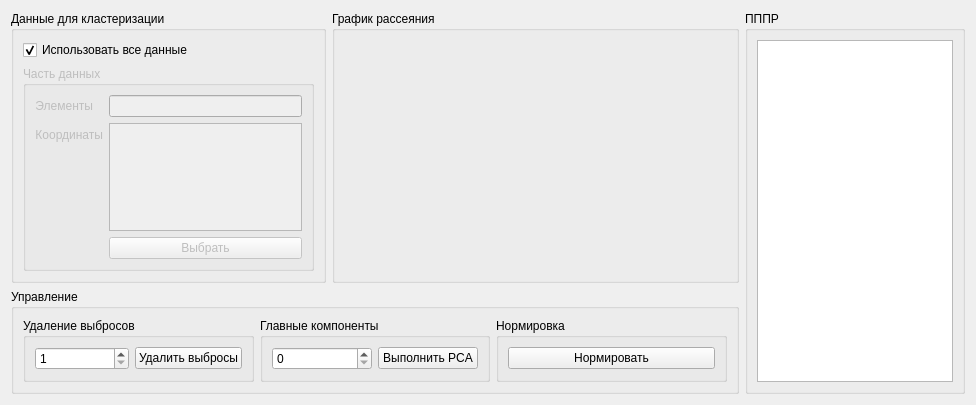
<?xml version="1.0" encoding="UTF-8"?>
<ui version="4.0">
 <class>Form</class>
 <widget class="QWidget" name="Form">
  <property name="geometry">
   <rect>
    <x>0</x>
    <y>0</y>
    <width>976</width>
    <height>405</height>
   </rect>
  </property>
  <property name="windowTitle">
   <string>Form</string>
  </property>
  <layout class="QGridLayout" name="gridLayout">
   <item row="0" column="0">
    <widget class="QGroupBox" name="groupBox_3">
     <property name="maximumSize">
      <size>
       <width>315</width>
       <height>16777215</height>
      </size>
     </property>
     <property name="title">
      <string>Данные для кластеризации</string>
     </property>
     <layout class="QVBoxLayout" name="verticalLayout">
      <item>
       <widget class="QCheckBox" name="cb_use_all">
        <property name="text">
         <string>Использовать все данные</string>
        </property>
        <property name="checked">
         <bool>true</bool>
        </property>
       </widget>
      </item>
      <item>
       <widget class="QGroupBox" name="gb_choose_data">
        <property name="enabled">
         <bool>false</bool>
        </property>
        <property name="title">
         <string>Часть данных</string>
        </property>
        <layout class="QFormLayout" name="formLayout">
         <item row="0" column="0">
          <widget class="QLabel" name="label">
           <property name="text">
            <string>Элементы</string>
           </property>
           <property name="alignment">
            <set>Qt::AlignRight|Qt::AlignTrailing|Qt::AlignVCenter</set>
           </property>
          </widget>
         </item>
         <item row="0" column="1">
          <widget class="QLineEdit" name="le_element_numbers">
           <property name="toolTip">
            <string>Например, &quot;3-20, 5, 7&quot;</string>
           </property>
          </widget>
         </item>
         <item row="2" column="1">
          <widget class="QListView" name="lv_coordinates"/>
         </item>
         <item row="2" column="0">
          <widget class="QLabel" name="label_2">
           <property name="text">
            <string>Координаты</string>
           </property>
           <property name="alignment">
            <set>Qt::AlignRight|Qt::AlignTrailing|Qt::AlignVCenter</set>
           </property>
          </widget>
         </item>
         <item row="3" column="1">
          <widget class="QPushButton" name="pb_select">
           <property name="text">
            <string>Выбрать</string>
           </property>
          </widget>
         </item>
        </layout>
       </widget>
      </item>
     </layout>
    </widget>
   </item>
   <item row="0" column="1">
    <widget class="QGroupBox" name="groupBox">
     <property name="title">
      <string>График рассеяния</string>
     </property>
     <layout class="QVBoxLayout" name="verticalLayout_4">
      <item>
       <layout class="QVBoxLayout" name="scatter_plot_layout"/>
      </item>
     </layout>
    </widget>
   </item>
   <item row="1" column="0" colspan="2">
    <widget class="QGroupBox" name="groupBox_4">
     <property name="title">
      <string>Управление</string>
     </property>
     <layout class="QHBoxLayout" name="horizontalLayout">
      <item>
       <widget class="QGroupBox" name="groupBox_5">
        <property name="title">
         <string>Удаление выбросов</string>
        </property>
        <layout class="QHBoxLayout" name="horizontalLayout_2">
         <item>
          <widget class="QSpinBox" name="noise_amount">
           <property name="toolTip">
            <string>Примерное число выбросов (в процентах)</string>
           </property>
           <property name="minimum">
            <number>1</number>
           </property>
          </widget>
         </item>
         <item>
          <widget class="QPushButton" name="remove_noise_pb">
           <property name="text">
            <string>Удалить выбросы</string>
           </property>
          </widget>
         </item>
        </layout>
       </widget>
      </item>
      <item>
       <widget class="QGroupBox" name="groupBox_6">
        <property name="title">
         <string>Главные компоненты</string>
        </property>
        <layout class="QHBoxLayout" name="horizontalLayout_3">
         <item>
          <widget class="QSpinBox" name="pc_amount">
           <property name="toolTip">
            <string>Число главных компонент</string>
           </property>
           <property name="minimum">
            <number>0</number>
           </property>
           <property name="value">
            <number>0</number>
           </property>
          </widget>
         </item>
         <item>
          <widget class="QPushButton" name="pca_pb">
           <property name="toolTip">
            <string>Перейти к главным компонентам</string>
           </property>
           <property name="text">
            <string>Выполнить PCA</string>
           </property>
          </widget>
         </item>
        </layout>
       </widget>
      </item>
      <item>
       <widget class="QGroupBox" name="groupBox_7">
        <property name="title">
         <string>Нормировка</string>
        </property>
        <layout class="QHBoxLayout" name="horizontalLayout_4">
         <item>
          <widget class="QPushButton" name="normalize_pb">
           <property name="text">
            <string>Нормировать</string>
           </property>
          </widget>
         </item>
        </layout>
       </widget>
      </item>
     </layout>
    </widget>
   </item>
   <item row="0" column="2" rowspan="2">
    <widget class="QGroupBox" name="groupBox_2">
     <property name="maximumSize">
      <size>
       <width>220</width>
       <height>16777215</height>
      </size>
     </property>
     <property name="title">
      <string>ПППР</string>
     </property>
     <layout class="QVBoxLayout" name="verticalLayout_3">
      <item>
       <widget class="QTextEdit" name="assistant_te"/>
      </item>
     </layout>
    </widget>
   </item>
  </layout>
 </widget>
 <resources/>
 <connections/>
</ui>
